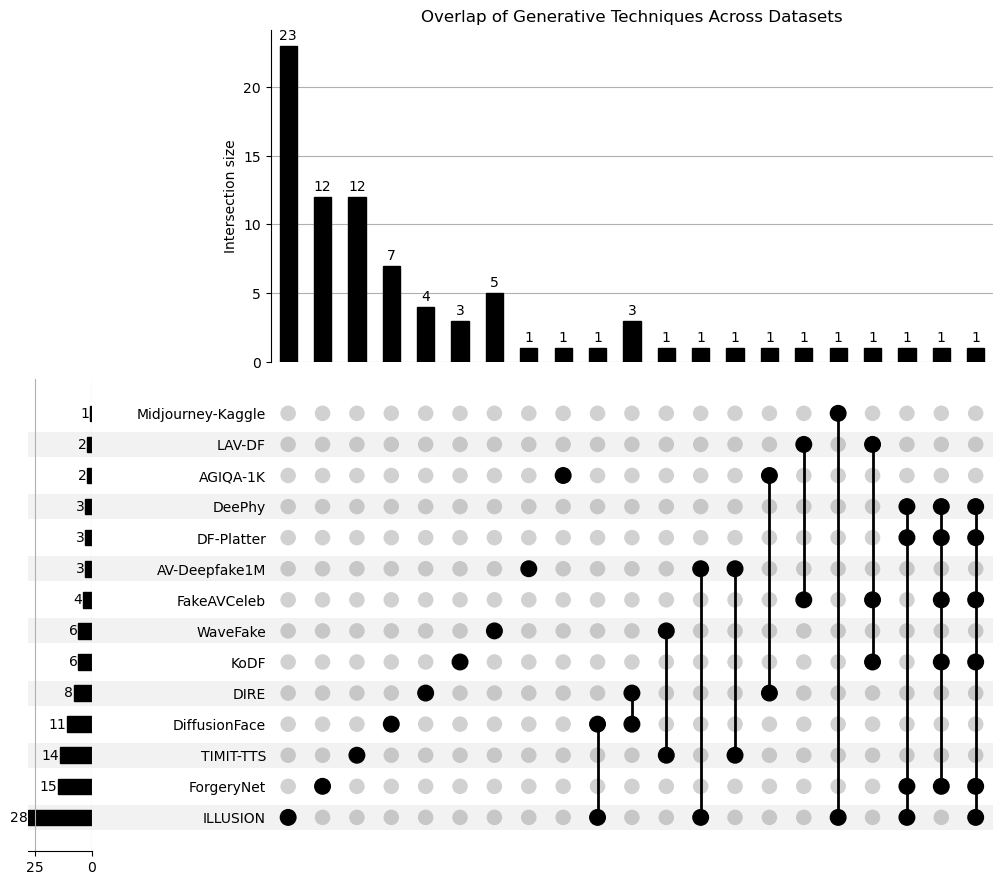

The script that saved this image:
import pandas as pd
from matplotlib import pyplot as plt
from upsetplot import UpSet, from_memberships

# Define the generative techniques in each dataset
datasets = {
    "ILLUSION": {
        "MobileFaceSwap", "FSGAN", "FaceShifter", "ROOP", "DiffFace", "DiffSwap",
        "FreeVC", "XTTS", "DiffVC", "DiffHierVC", "YourTTS", "DiffGAN-TTS", "GradTTS",
        "Stable DiffusionXL", "Kandinsky 2.1", "MultiDiffusion", "SDXL-Turbo", 
        "This Person Does Not Exist", "AudioLDM", "MusicGen", "MAGNeT", "Audio Diffusion",
        "Text2Video-Zero", "ModelScopeT2V", "ZeroScope", "MidJourney", "ArtGuru", "Audalign"
    },
    "AGIQA-1K":{
        "stable-inpaintingv1 ", "SDv2"
    },
    "AV-Deepfake1M": {
      "VITS", "YourTTS", "TalkLip"  
    },
    "DF-Platter": {
        "FSGAN", "FaceShifter","FaceSwap"
        
    },
    "Midjourney-Kaggle": {
      "MidJourney"  
    },
    "LAV-DF":{
      "SV2TTS", "Wave2Lip"  
    },
    "DeePhy": {
        "FSGAN", "FaceShifter","FaceSwap"
    },
    "TIMIT-TTS": {
        "Tacotron", "Tacotron2", "GlowTTS","FastPitch", "FastSpeech2", "TalkNet",
        "MixerTTS", "MixerTTS-X", "VITS", "SpeedySpeech", "gTTS", "Silero", "MelGAN",
        "WaveRNN"
    },
    "FakeAVCeleb": {
      "SV2TTS", "FSGAN", "Wave2Lip", "FaceSwap"
    },
    
    "ForgeryNet": {
        "TalkingheadVideo", "FirstOrder Motion", "ATVG-Net", "MaskGAN", "SC-FEGAN",
        "StarGAN2", "StyleGAN2", "DiscoFace GAN", "BlendFace", "MM Replacement", "FaceSwap",
        "FSGAN", "FaceShifter", "SBS", "DSS"
    },
    "KoDF": {
        "FaceSwap", "DeepFaceLab", "FSGAN", " First Order Motion Model (FOMM)",
        "Audio-driven Talking Face Head Pose (ATFHP)", "Wave2Lip"
    },
    "DiffusionFace": {
        "P2","DDPM", "DDIM", "PNDM", "LDM", "SDv2.1 T2I", "SDv1.5 T2I", "SDv1.5 I2I",
        "SDv2.1 I2I", "inpaint", "DiffSwap"
    },
    "DIRE": {
        "DDPM", "iDDPM", "ADM", "PNDM", "LDM", "SDv2", "SDv1", "VQDiffusion"
    },
    "WaveFake": {
        "MelGAN", "Parallel WaveGAN (PWG)", "Multi-band MelGAN (MB-MelGAN)", 
        "Full-band MelGAN (FB-MelGAN)", "HiFi-GAN", "WaveGlow"
    }
} 

# Verify overlap directly between ILLUSION and DIRE
illusion_techniques = datasets["ILLUSION"]
dire_techniques = datasets["DIRE"]

# Compute intersection and size
intersection_illusion_dire = illusion_techniques & dire_techniques
print(f"Shared techniques between ILLUSION and DIRE: {intersection_illusion_dire}")
print(f"Number of shared techniques: {len(intersection_illusion_dire)}")


# Flatten the dataset memberships
memberships = []
for dataset, techniques_present in datasets.items():
    for technique in techniques_present:
        memberships.append((technique, dataset))

# Create a DataFrame
df = pd.DataFrame(memberships, columns=["Technique", "Dataset"])

# Group by Technique and collect Dataset memberships as a unique set
grouped = df.groupby("Technique")["Dataset"].apply(set).reset_index()

# Convert sets to sorted tuples for consistent group representation
grouped["Dataset"] = grouped["Dataset"].apply(lambda x: tuple(sorted(x)))

# Count occurrences of each unique group
grouped_counts = grouped["Dataset"].value_counts()

# Prepare data for UpSet plot
upset_data = from_memberships(grouped_counts.index, data=grouped_counts)

# Create the UpSet plot
upset_plot = UpSet(upset_data, intersection_plot_elements=10, show_counts=True)
upset_plot.plot()

# Show the plot
plt.title("Overlap of Generative Techniques Across Datasets")
plt.savefig("upset_plot.png")
# plt.show()


# Function to calculate Jaccard Index
def jaccard_index(set1, set2):
    intersection = len(set1 & set2)
    union = len(set1 | set2)
    return intersection / union if union > 0 else 0

# Compute Jaccard Index for each dataset pair with ILLUSION
jaccard_results = {}
for dataset_name, techniques in datasets.items():
    if dataset_name != "ILLUSION":
        jaccard_results[dataset_name] = jaccard_index(datasets["ILLUSION"], techniques)

# Display results
for dataset_name, jaccard in jaccard_results.items():
    print(f"Jaccard Index between ILLUSION and {dataset_name}: {jaccard:.2f}")